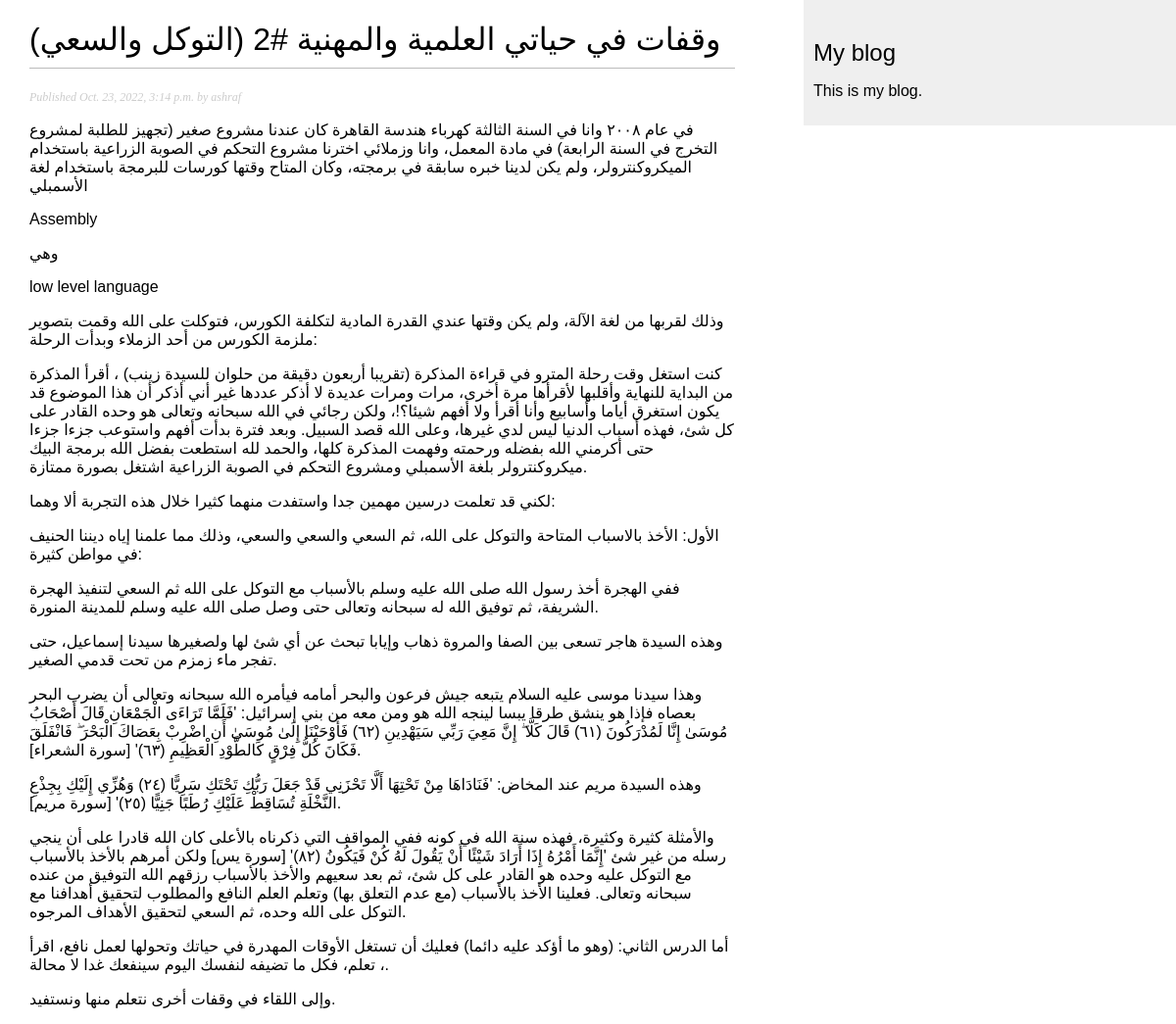
The page /myblog/2022/10/23/waqafat_02/ on the database its author committed.
### myblog/models.py (models this page shows, shortened)
class Post (models.Model):
    STATUS_CHOICES = (
        ('draft', 'Draft'),
        ('published', 'Published'),
    )
    title = models.CharField(max_length=250)
    slug = models.SlugField(max_length=250, unique_for_date='publish')
    author = models.ForeignKey(User, on_delete=models.CASCADE, related_name='blog_posts')
    body = models.TextField()
    publish = models.DateTimeField(default=timezone.now)
    created = models.DateTimeField(auto_now_add=True)
    updated = models.DateTimeField(auto_now=True)
    status = models.CharField(max_length=10, choices=STATUS_CHOICES, default='draft')
    class Meta:
        ordering = ['-publish']
    objects = models.Manager()  # The default manager
    published = PublishedManager()  # Our custom manager

### myblog/views.py (the view)
# urls.py: path('<int:year>/<int:month>/<int:day>/<slug:post>/', views.post_detail, name='post_detail'),
def post_detail (request, year, month, day, post):
    post = get_object_or_404(Post, slug=post, status='published', publish__year=year, publish__month=month, publish__day=day)
    return render(request, 'myblog/post/detail.html', {'post': post})

### myblog/templates/myblog/post/detail.html (shortened to what this page needs)
{% extends "myblog/base.html" %}
{% block content %}
    <h1>{{ post.title }}</h1>
    <p class="date">
        Published {{ post.publish }} by {{ post.author }}
    </p>
    {{ post.body|linebreaks }}
{% endblock %}

### myblog/static/css/blog.css (style rules this page uses)
body { margin:0; padding:0; font-family:helvetica, sans-serif; }
h1 { font-weight:normal; border-bottom:1px solid #bbb; padding:0 0 10px 0; }
p.date { color:#ccc; font-family: georgia, serif; font-size: 12px; font-style: italic; }

### rows shown on the page
Post: title "وقفات في حياتي العلمية والمهنية #2 (التوكل والسعي)", publish "Oct. 23, 2022, 3:14 p.m.", author "ashraf", body "في عام ٢٠٠٨ وانا في السنة الثالثة كهرباء هندسة القاهرة كان عندنا مشروع صغير (تجهيز للطلبة لمشروع التخرج في السنة الرابعة) في مادة المعمل، وانا وزملائي اخترنا مشروع التحكم في الصوبة الزراعية باستخدام الميكروكنترولر، ولم يكن لدينا خبره سابقة في برمجته، وكان المتاح وقتها كورسات للبرمجة باستخدام لغة الأسمبلي Assembly وهي low level language وذلك لقربها من لغة الآلة، ولم يكن وقتها عندي القدرة المادية لتكلفة الكورس، فتوكلت على الله وقمت بتصوير ملزمة الكورس من أحد الزملاء وبدأت الرحلة: كنت استغل وقت رحلة المترو في قراءة المذكرة (تقريبا أربعون دقيقة من حلوان للسيدة زينب) ، أقرأ المذكرة من البداية للنهاية وأقلبها لأقرأها مرة أخرى، مرات ومرات عديدة لا أذكر عددها غير أني أذكر أن هذا الموضوع قد يكون…"
